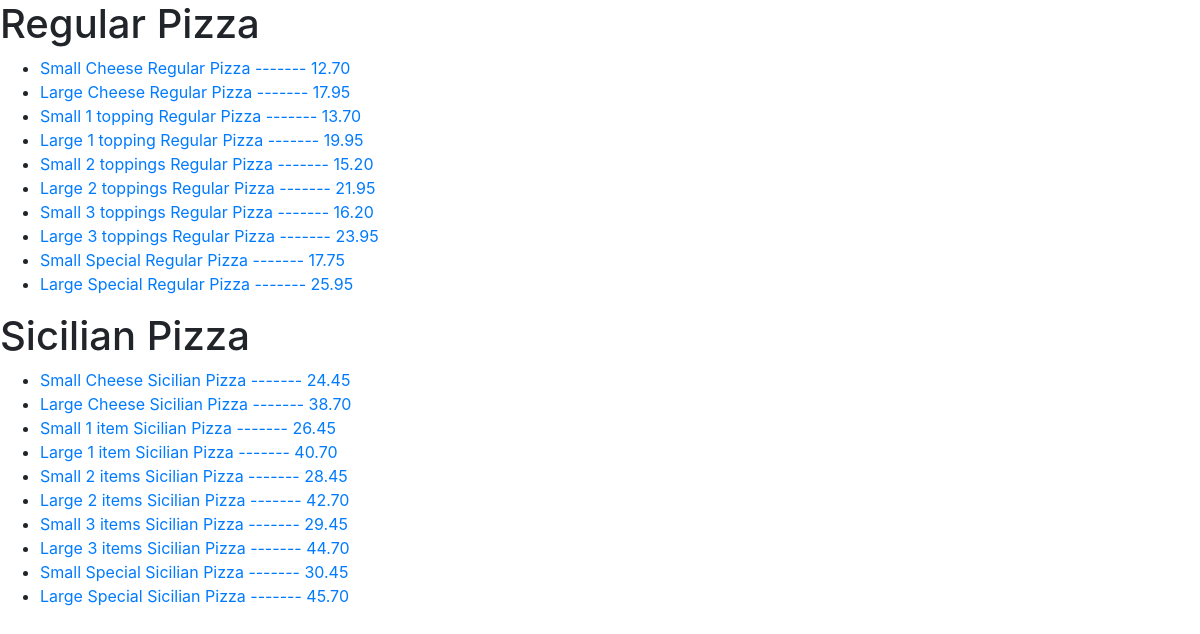
The page /pizza on the database its author committed.
### orders/models.py (models this page shows)
class Regular_Pizza(models.Model):
    size = models.CharField(max_length=5)
    price = models.DecimalField(max_digits=4, decimal_places=2)
    name = models.CharField(max_length=64)
    toppings = models.ManyToManyField(Topping, blank=True)
    def __str__(self):
        return f"{self.size} {self.name} Regular Pizza ------- {self.price}"

class Sicilian_Pizza(models.Model):
    size = models.CharField(max_length=5)
    price = models.DecimalField(max_digits=4, decimal_places=2)
    name = models.CharField(max_length=64)
    toppings = models.ManyToManyField(Topping, blank=True)
    def __str__(self):
        return f"{self.size} {self.name} Sicilian Pizza ------- {self.price}"

### orders/views.py (the view)
# urls.py: path("pizza", views.pizza_view, name="pizza"),
def pizza_view(request):
    context = {
          "regular_pizza": Regular_Pizza.objects.all(),
          "sicilian_pizza": Sicilian_Pizza.objects.all()
      }
    return render(request, "orders/pizza.html", context)

### orders/templates/orders/pizza.html
{% extends "orders/base.html" %}
{% block body %}
<h1>Regular Pizza</h1>
    <ul>
        {% for pizza in regular_pizza %}
            <li>
                <a href = "{% url 'add_pizza' title=pizza name=pizza.name size=pizza.size %}">{{ pizza }}</a>
            </li>
        {% endfor %}
    </ul>
<h1>Sicilian Pizza</h1>
    <ul>
        {% for pizza in sicilian_pizza %}
            <li>
                <a href = "{% url 'add_pizza' title=pizza name=pizza.name size=pizza.size %}">{{ pizza }}</a>
            </li>
        {% endfor %}
    </ul>
{% endblock %}

### orders/templates/orders/base.html (shortened to what this page needs)
{% load static %}
<!DOCTYPE html>
<html>
    <head>
        <link rel="stylesheet" href="https://stackpath.bootstrapcdn.com/bootstrap/4.1.1/css/bootstrap.min.css">
    </head>
    <body>
        {% block body %}
        {% endblock %}
    </body>
</html>

### rows shown on the page
Regular_Pizza: size+name+price "Small Cheese Regular Pizza ------- 12.70"
Regular_Pizza: size+name+price "Large Cheese Regular Pizza ------- 17.95"
Regular_Pizza: size+name+price "Small 1 topping Regular Pizza ------- 13.70"
Regular_Pizza: size+name+price "Large 1 topping Regular Pizza ------- 19.95"
Regular_Pizza: size+name+price "Small 2 toppings Regular Pizza ------- 15.20"
Regular_Pizza: size+name+price "Large 2 toppings Regular Pizza ------- 21.95"
Regular_Pizza: size+name+price "Small 3 toppings Regular Pizza ------- 16.20"
Regular_Pizza: size+name+price "Large 3 toppings Regular Pizza ------- 23.95"
Regular_Pizza: size+name+price "Small Special Regular Pizza ------- 17.75"
Regular_Pizza: size+name+price "Large Special Regular Pizza ------- 25.95"
Sicilian_Pizza: size+name+price "Small Cheese Sicilian Pizza ------- 24.45"
Sicilian_Pizza: size+name+price "Large Cheese Sicilian Pizza ------- 38.70"
Sicilian_Pizza: size+name+price "Small 1 item Sicilian Pizza ------- 26.45"
Sicilian_Pizza: size+name+price "Large 1 item Sicilian Pizza ------- 40.70"
Sicilian_Pizza: size+name+price "Small 2 items Sicilian Pizza ------- 28.45"
Sicilian_Pizza: size+name+price "Large 2 items Sicilian Pizza ------- 42.70"
Sicilian_Pizza: size+name+price "Small 3 items Sicilian Pizza ------- 29.45"
Sicilian_Pizza: size+name+price "Large 3 items Sicilian Pizza ------- 44.70"
Sicilian_Pizza: size+name+price "Small Special Sicilian Pizza ------- 30.45"
Sicilian_Pizza: size+name+price "Large Special Sicilian Pizza ------- 45.70"
